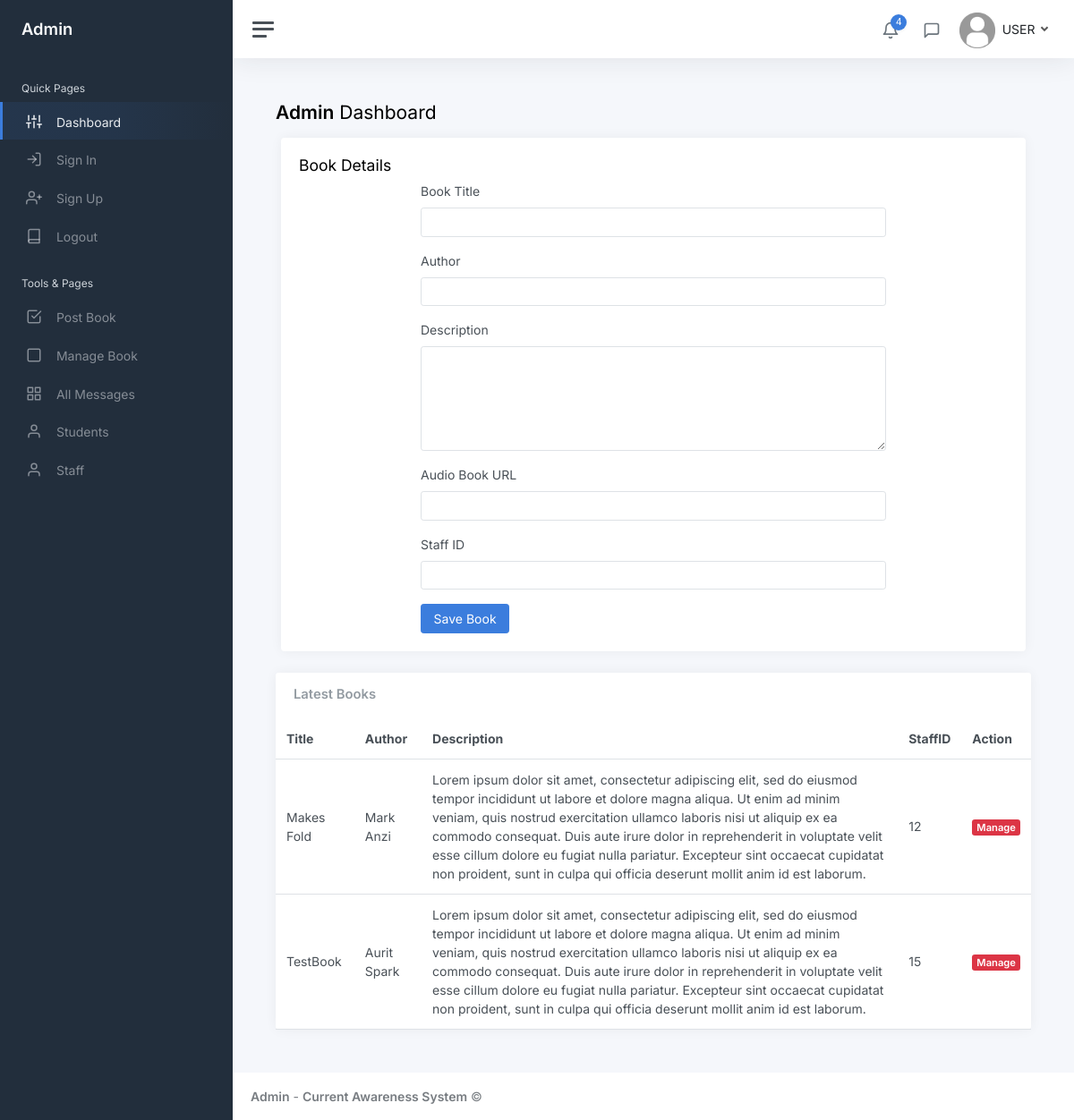
The app's page /admin/post-book.php (signed in) with its own data.
### tables this page shows
CREATE TABLE `Book` (
  `bookId` int(11) NOT NULL,
  `title` varchar(255) NOT NULL,
  `author` varchar(255) NOT NULL,
  `description` text NOT NULL,
  `audioBookUrl` varchar(1000) DEFAULT NULL,
  `staffId` int(11) NOT NULL
);

### admin/post-book.php (the view, shortened to what this page needs)
<!DOCTYPE html>
<html lang="en">
<head>
	<link href="../css/app.css" rel="stylesheet">
</head>
<body>
	<div class="wrapper">
		<nav id="sidebar" class="sidebar js-sidebar">
			<div class="sidebar-content js-simplebar">
				<a class="sidebar-brand" href="index.php">
					<span class="align-middle">Admin</span>
				</a>
				<ul class="sidebar-nav">
					<li class="sidebar-header">
						Quick Pages
					</li>
					<li class="sidebar-item active">
						<a class="sidebar-link" href="index.php">
							<i class="align-middle" data-feather="sliders"></i> <span class="align-middle">Dashboard</span>
						</a>
					</li>
					<li class="sidebar-item">
						<a class="sidebar-link" href="pages-sign-in.php">
							<i class="align-middle" data-feather="log-in"></i> <span class="align-middle">Sign In</span>
						</a>
					</li>
					<li class="sidebar-item">
						<a class="sidebar-link" href="pages-sign-up.php">
							<i class="align-middle" data-feather="user-plus"></i> <span class="align-middle">Sign Up</span>
						</a>
					</li>
					<li class="sidebar-item">
						<a class="sidebar-link" href="logout.php">
							<i class="align-middle" data-feather="book"></i> <span class="align-middle">Logout</span>
						</a>
					</li>
					<li class="sidebar-header">
						Tools & Pages
					</li>
					<li class="sidebar-item">
						<a class="sidebar-link" href="post-book.php">
							<i class="align-middle" data-feather="check-square"></i> <span class="align-middle">Post Book</span>
						</a>
					</li>
					<li class="sidebar-item">
						<a class="sidebar-link" href="manage-book.php">
							<i class="align-middle" data-feather="square"></i> <span class="align-middle">Manage Book</span>
						</a>
					</li>
					<li class="sidebar-item">
						<a class="sidebar-link" href="messages.php">
							<i class="align-middle" data-feather="grid"></i> <span class="align-middle">All Messages</span>
						</a>
					</li>
					<li class="sidebar-item">
						<a class="sidebar-link" href="students.php">
							<i class="align-middle" data-feather="user"></i> <span class="align-middle">Students</span>
						</a>
					</li>
					<li class="sidebar-item">
						<a class="sidebar-link" href="staff.php">
							<i class="align-middle" data-feather="user"></i> <span class="align-middle">Staff</span>
						</a>
					</li>
				</ul>
			</div>
		</nav>
		<div class="main">
			<nav class="navbar navbar-expand navbar-light navbar-bg">
				<a class="sidebar-toggle js-sidebar-toggle">
					<i class="hamburger align-self-center"></i>
				</a>
				<div class="navbar-collapse collapse">
					<ul class="navbar-nav navbar-align">
						<li class="nav-item dropdown">
							<a class="nav-icon dropdown-toggle" href="#" id="alertsDropdown" data-bs-toggle="dropdown">
								<div class="position-relative">
									<i class="align-middle" data-feather="bell"></i>
									<span class="indicator">4</span>
								</div>
							</a>
						</li>
						<li class="nav-item dropdown">
							<a class="nav-icon dropdown-toggle" href="#" id="messagesDropdown" data-bs-toggle="dropdown">
								<div class="position-relative">
									<i class="align-middle" data-feather="message-square"></i>
								</div>
							</a>
						</li>
						<li class="nav-item dropdown">
							<a class="nav-link dropdown-toggle d-none d-sm-inline-block" href="#" data-bs-toggle="dropdown">
								<img src="../img/user.png" class="avatar img-fluid rounded me-1" alt="USER" /> <span class="text-dark">USER</span>
							</a>
						</li>
					</ul>
				</div>
			</nav>
			<main class="content">
				<div class="container-fluid p-0">
					<h1 class="h3 mb-3"><strong>Admin</strong> Dashboard</h1>
					<div class="container-fluid">
						<div class="row">
							<div class="col-12">
								<div class="card">
									<div class="card-body">
										<h4 class="header-title">Book Details</h4>
										<div class="row align-items-center justify-content-center d-flex">
											<div class="col-lg-8">
												<form action="<?= htmlspecialchars($_SERVER["PHP_SELF"]); ?>" method="post" novalidate>
													<div class="mb-3">
														<label for="title" class="form-label">Book Title</label>
														<input type="text" id="title" name="title" class="form-control" required>
													</div>
													<div class="mb-3">
														<label for="author" class="form-label">Author</label>
														<input type="text" id="author" name="author" class="form-control" required>
													</div>
													<div class="mb-3">
														<label for="description" class="form-label">Description</label>
														<textarea class="form-control" id="description" name="description" rows="5" required></textarea>
													</div>
													<div class="mb-3">
														<label for="audioBookUrl" class="form-label">Audio Book URL</label>
														<input type="text" id="audioBookUrl" name="audioBookUrl" class="form-control">
													</div>
													<div class="mb-3">
														<label for="staffId" class="form-label">Staff ID</label>
														<input type="number" id="staffId" name="staffId" class="form-control" required>
													</div>
													<button type="submit" class="btn btn-primary">Save Book</button>
												</form>
											</div>
										</div>
									</div>
								</div>
							</div>
						</div>
					</div>
					<div class="row">
						<div class="col-12 col-lg-12 col-xxl-12 d-flex">
							<div class="card flex-fill">
								<div class="card-header">
									<h5 class="card-title mb-0">Latest Books</h5>
								</div>
								<table class="table table-hover my-0">
									<thead>
										<tr>
											<th>Title</th>
											<th class="">Author</th>
											<th class="d-none d-xl-table-cell">Description</th>
											<th class="">StaffID</th>
											<th>Action</th>
										</tr>
									</thead>
									<tbody>
										<?php
										require_once "./config.php";
										$sql = "SELECT * FROM Book";
										$result = $conn->query($sql);
										if ($result) {
											while ($row = $result->fetch_assoc()) {
												echo '<tr>';
												echo '<td>' . $row['title'] . '</td>';
												echo '<td class="">' . $row['author'] . '</td>';
												echo '<td class="d-none d-xl-table-cell">' . $row['description'] . '</td>';
												echo '<td class="">' . $row['staffId'] . '</td>';
												echo '<td><a href="view-book.php?id=' . $row['bookId'] . '" class="badge bg-danger">Manage</a></td>';
												echo '</tr>';
											}
										} else {
											echo '<tr><td colspan="6">Error: ' . $conn->error . '</td></tr>';
										}
										?>
									</tbody>
								</table>
							</div>
						</div>
					</div>
				</div>
			</main>
			<footer class="footer">
				<div class="container-fluid">
					<div class="row text-muted">
						<div class="col-6 text-start">
							<p class="mb-0">
								<a class="text-muted" href="#" target="_blank"><strong>Admin</strong></a> - <a class="text-muted" href="" target="_blank"><strong>Current Awareness System</strong></a> &copy;
							</p>
						</div>
					</div>
				</div>
			</footer>
		</div>
	</div>
</body>
</html>

### records on screen
book: title "Makes Fold", author "Mark Anzi", description "Lorem ipsum dolor sit amet, consectetur adipiscing elit, sed do eiusmod tempor incididunt ut labore et dolore magna aliqua. Ut enim ad minim veniam, quis nostrud exercitation ullamco laboris nisi ut aliquip ex ea commodo consequat. Duis aute irure dolor in reprehenderit in voluptate velit esse cillum dolore eu fugiat nulla pariatur. Excepteur sint occaecat cupidatat non proident, sunt in culpa qui officia deserunt mollit anim id est laborum.", staffId "12"
book: title "TestBook", author "Aurit Spark", description "Lorem ipsum dolor sit amet, consectetur adipiscing elit, sed do eiusmod tempor incididunt ut labore et dolore magna aliqua. Ut enim ad minim veniam, quis nostrud exercitation ullamco laboris nisi ut aliquip ex ea commodo consequat. Duis aute irure dolor in reprehenderit in voluptate velit esse cillum dolore eu fugiat nulla pariatur. Excepteur sint occaecat cupidatat non proident, sunt in culpa qui officia deserunt mollit anim id est laborum.", staffId "15"
